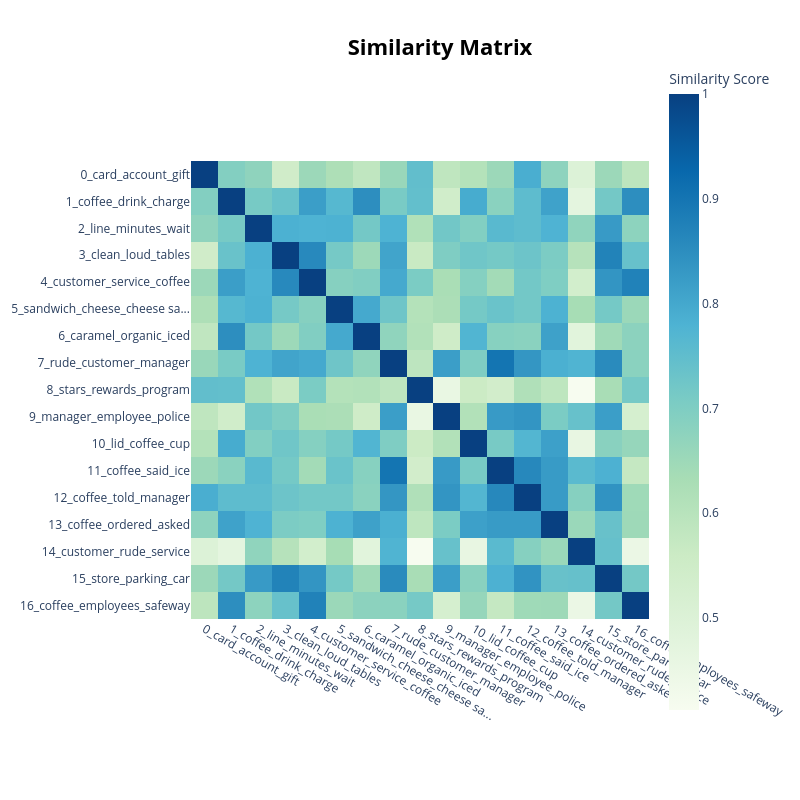

The notebook cell saved with this chart:
### Code cell
fig = topic_model.visualize_heatmap(custom_labels=True)
fig.write_html(f'{model_name}/bertopic-heatmap.html')
fig.show()

### Figure 1 — Plotly figure (JSON) as saved in the notebook; plotly's stock layout.template omitted (floating-point values rounded to 4 significant figures; data arrays with more than 128 entries replaced by an {"elided": "..."} marker saying what was removed)
{"data": [{"coloraxis": "coloraxis", "hovertemplate": "x: %{x}<br>y: %{y}<br>Similarity Score: %{z}<extra></extra>", "name": "0", "type": "heatmap", "x": ["0_card_account_gift", "1_coffee_drink_charge", "2_line_minutes_wait", "3_clean_loud_tables", "4_customer_service_coffee", "5_sandwich_cheese_cheese sa...", "6_caramel_organic_iced", "7_rude_customer_manager", "8_stars_rewards_program", "9_manager_employee_police", "10_lid_coffee_cup", "11_coffee_said_ice", "12_coffee_told_manager", "13_coffee_ordered_asked", "14_customer_rude_service", "15_store_parking_car", "16_coffee_employees_safeway"], "xaxis": "x", "y": ["0_card_account_gift", "1_coffee_drink_charge", "2_line_minutes_wait", "3_clean_loud_tables", "4_customer_service_coffee", "5_sandwich_cheese_cheese sa...", "6_caramel_organic_iced", "7_rude_customer_manager", "8_stars_rewards_program", "9_manager_employee_police", "10_lid_coffee_cup", "11_coffee_said_ice", "12_coffee_told_manager", "13_coffee_ordered_asked", "14_customer_rude_service", "15_store_parking_car", "16_coffee_employees_safeway"], "yaxis": "y", "z": {"elided": "17x17 float values"}}], "layout": {"coloraxis": {"colorbar": {"title": {"text": "Similarity Score"}}, "colorscale": [[0, "rgb(247,252,240)"], [0.125, "rgb(224,243,219)"], [0.25, "rgb(204,235,197)"], [0.375, "rgb(168,221,181)"], [0.5, "rgb(123,204,196)"], [0.625, "rgb(78,179,211)"], [0.75, "rgb(43,140,190)"], [0.875, "rgb(8,104,172)"], [1, "rgb(8,64,129)"]]}, "height": 800, "hoverlabel": {"bgcolor": "white", "font": {"family": "Rockwell", "size": 16}}, "legend": {"title": {"text": "Trend"}}, "margin": {"t": 60}, "showlegend": true, "title": {"font": {"color": "Black", "size": 22}, "text": "<b>Similarity Matrix</b>", "x": 0.55, "xanchor": "center", "y": 0.95, "yanchor": "top"}, "width": 800, "xaxis": {"anchor": "y", "constrain": "domain", "domain": [0, 1], "scaleanchor": "y"}, "yaxis": {"anchor": "x", "autorange": "reversed", "constrain": "domain", "domain": [0, 1]}}}
